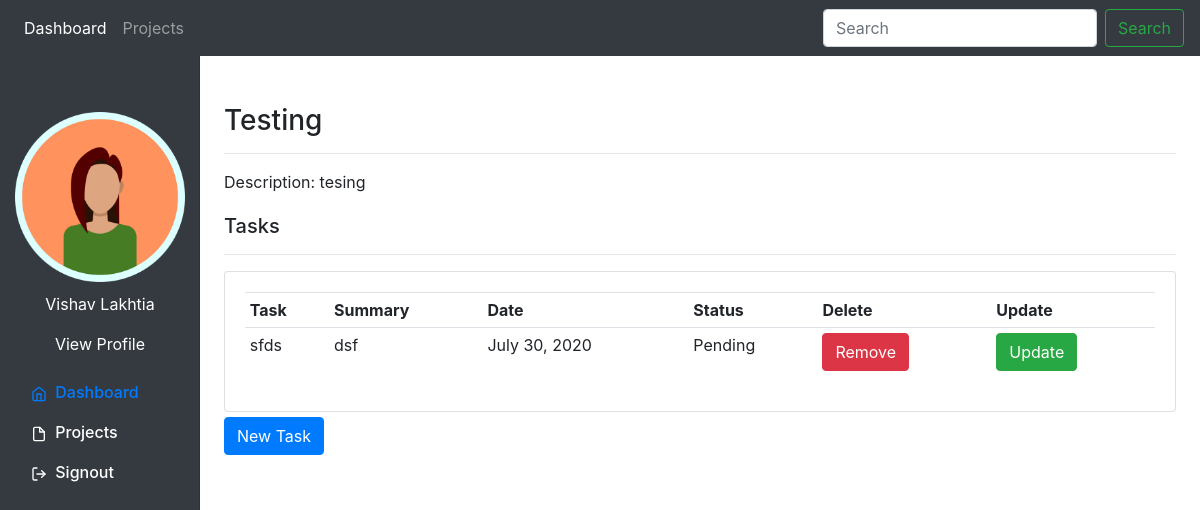
Page /project/7 (signed in) on the committed database.
### System/models.py (models this page shows, shortened)
class Project(models.Model):
    PROJECT_STATUS = (
        ("Open", "Open"),
        ("Closed", "Closed")
    )
    name = models.CharField(max_length=50)
    description = models.TextField(max_length=1000)
    date_created = models.DateField(auto_now=True)
    last_updated = models.DateField(auto_now=True)
    status = models.CharField(max_length=200, choices=PROJECT_STATUS, default="Open", null=True)
    created_by = models.ForeignKey(User, on_delete=models.CASCADE, related_name='user_projects')

class Task(models.Model):
    TASK_STATUS = (
        ("Pending", "Pending"),
        ("Progress", "Progress"),
        ("Completed", "Completed")
    )
    name = models.CharField(max_length=50, null=False, blank=False)
    summary = models.TextField(max_length=1000, null=False, blank=False)
    project = models.ForeignKey("Project", on_delete=models.CASCADE, null=True, related_name='projectTasks')
    date_created = models.DateField(auto_now=True)
    status = models.CharField(max_length=200, choices=TASK_STATUS, default="Pending", null=True)

### System/views.py (the view)
# urls.py: path('project/<int:pk>', views.project_view, name="project"),
@login_required(login_url='login')
def project_view(request, pk):
    project = Project.objects.get(id=pk)
    task = project.projectTasks.all()
    return render(request, "project_detail.html",
                  {
                      "project": project,
                      'tasks': task
                  })

### System/templates/project_detail.html (shortened to what this page needs)
{% extends "base.html" %}
{% block content %}
    <h3 style="margin-top: 5%">{{ project.name }}</h3>
    <hr>
    <p>Description: {{ project.description }}</p>
    <div class="row" style="margin-top: 20px">
	<div class="col-md-12">
		<h5>Tasks</h5>
		<hr>
		<div class="card card-body">
			<table class="table table-sm">
				<tr>
                    <th>Task</th>
					<th>Summary</th>
					<th>Date</th>
					<th>Status</th>
					<th>Delete</th>
					<th>Update</th>
				</tr>
				{% for task in tasks %}
					<tr>
						<td>{{task.name}}</td>
						<td>{{task.summary}}</td>
						<td>{{task.date_created}}</td>
						{% if task.status == "1"%}
							<td>Open</td>
						{% else %}
							<td>{{task.status}}</td>
						{% endif %}
						<td><button type="button" class="btn btn-danger" data-toggle="modal" data-target="#deleteModal">Remove</button>
						</td>
						<td><button type="button" class="btn btn-success">Update</button></td>
					</tr>
				{% endfor %}
			</table>
		</div>
        <a href="{% url 'newTask' %}"> <button type="button" class="btn btn-primary" style="margin-top: 5px">New Task</button></a>
	</div>
</div>
{% endblock%}

### System/static/css/style.css (style rules this page uses)
body { background-color: #ebeff5; }
body { font-size: .875rem; }

### rows in the picture
Project: name "Testing", description "tesing"
Task: name "sfds", summary "dsf", date_created "July 30, 2020", status "Pending"
